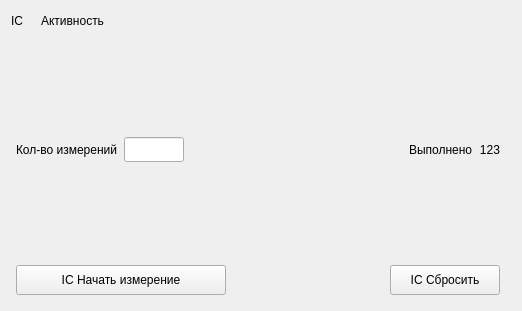
<?xml version="1.0" encoding="UTF-8"?>
<ui version="4.0">
 <class>WidgetActivity</class>
 <widget class="QWidget" name="WidgetActivity">
  <property name="geometry">
   <rect>
    <x>0</x>
    <y>0</y>
    <width>522</width>
    <height>311</height>
   </rect>
  </property>
  <property name="windowTitle">
   <string>Form</string>
  </property>
  <layout class="QHBoxLayout" name="horizontalLayout_6">
   <item>
    <layout class="QVBoxLayout" name="verticalLayout_external">
     <item>
      <layout class="QVBoxLayout" name="verticalLayout_2">
       <item>
        <layout class="QHBoxLayout" name="horizontalLayout">
         <item>
          <widget class="QLabel" name="label_headIcon">
           <property name="sizePolicy">
            <sizepolicy hsizetype="Fixed" vsizetype="Preferred">
             <horstretch>0</horstretch>
             <verstretch>0</verstretch>
            </sizepolicy>
           </property>
           <property name="maximumSize">
            <size>
             <width>24</width>
             <height>24</height>
            </size>
           </property>
           <property name="text">
            <string>IC</string>
           </property>
          </widget>
         </item>
         <item>
          <widget class="QLabel" name="label_head">
           <property name="text">
            <string>Активность</string>
           </property>
          </widget>
         </item>
         <item>
          <spacer name="verticalSpacer">
           <property name="orientation">
            <enum>Qt::Vertical</enum>
           </property>
           <property name="sizeType">
            <enum>QSizePolicy::Fixed</enum>
           </property>
           <property name="sizeHint" stdset="0">
            <size>
             <width>20</width>
             <height>20</height>
            </size>
           </property>
          </spacer>
         </item>
        </layout>
       </item>
       <item>
        <widget class="QFrame" name="frame_internalBorder">
         <property name="sizePolicy">
          <sizepolicy hsizetype="Preferred" vsizetype="Fixed">
           <horstretch>0</horstretch>
           <verstretch>0</verstretch>
          </sizepolicy>
         </property>
         <property name="frameShape">
          <enum>QFrame::StyledPanel</enum>
         </property>
         <property name="frameShadow">
          <enum>QFrame::Raised</enum>
         </property>
        </widget>
       </item>
       <item>
        <layout class="QHBoxLayout" name="horizontalLayout_internal">
         <item>
          <layout class="QHBoxLayout" name="horizontalLayout_5">
           <item>
            <spacer name="horizontalSpacer_6">
             <property name="orientation">
              <enum>Qt::Horizontal</enum>
             </property>
             <property name="sizeType">
              <enum>QSizePolicy::Fixed</enum>
             </property>
             <property name="sizeHint" stdset="0">
              <size>
               <width>5</width>
               <height>20</height>
              </size>
             </property>
            </spacer>
           </item>
           <item>
            <layout class="QVBoxLayout" name="verticalLayout">
             <item>
              <spacer name="verticalSpacer_3">
               <property name="orientation">
                <enum>Qt::Vertical</enum>
               </property>
               <property name="sizeType">
                <enum>QSizePolicy::Fixed</enum>
               </property>
               <property name="sizeHint" stdset="0">
                <size>
                 <width>20</width>
                 <height>5</height>
                </size>
               </property>
              </spacer>
             </item>
             <item>
              <layout class="QHBoxLayout" name="horizontalLayout_2">
               <item>
                <widget class="QLabel" name="label_measureTask">
                 <property name="text">
                  <string>Кол-во измерений</string>
                 </property>
                </widget>
               </item>
               <item>
                <widget class="QLineEdit" name="lineEdit_measuresTask">
                 <property name="sizePolicy">
                  <sizepolicy hsizetype="Fixed" vsizetype="Fixed">
                   <horstretch>0</horstretch>
                   <verstretch>0</verstretch>
                  </sizepolicy>
                 </property>
                 <property name="minimumSize">
                  <size>
                   <width>60</width>
                   <height>25</height>
                  </size>
                 </property>
                 <property name="maximumSize">
                  <size>
                   <width>60</width>
                   <height>25</height>
                  </size>
                 </property>
                 <property name="alignment">
                  <set>Qt::AlignRight|Qt::AlignTrailing|Qt::AlignVCenter</set>
                 </property>
                </widget>
               </item>
               <item>
                <spacer name="horizontalSpacer_2">
                 <property name="orientation">
                  <enum>Qt::Horizontal</enum>
                 </property>
                 <property name="sizeHint" stdset="0">
                  <size>
                   <width>40</width>
                   <height>20</height>
                  </size>
                 </property>
                </spacer>
               </item>
               <item>
                <widget class="QLabel" name="label_measuresCompleted">
                 <property name="text">
                  <string>Выполнено</string>
                 </property>
                </widget>
               </item>
               <item>
                <widget class="QLabel" name="label_measuresNum">
                 <property name="text">
                  <string>123</string>
                 </property>
                 <property name="alignment">
                  <set>Qt::AlignRight|Qt::AlignTrailing|Qt::AlignVCenter</set>
                 </property>
                </widget>
               </item>
              </layout>
             </item>
             <item>
              <spacer name="verticalSpacer_5">
               <property name="orientation">
                <enum>Qt::Vertical</enum>
               </property>
               <property name="sizeType">
                <enum>QSizePolicy::Fixed</enum>
               </property>
               <property name="sizeHint" stdset="0">
                <size>
                 <width>20</width>
                 <height>7</height>
                </size>
               </property>
              </spacer>
             </item>
             <item>
              <layout class="QHBoxLayout" name="horizontalLayout_4">
               <item>
                <widget class="QPushButton" name="pushButton_startMeasurement">
                 <property name="sizePolicy">
                  <sizepolicy hsizetype="Fixed" vsizetype="Fixed">
                   <horstretch>0</horstretch>
                   <verstretch>0</verstretch>
                  </sizepolicy>
                 </property>
                 <property name="minimumSize">
                  <size>
                   <width>210</width>
                   <height>30</height>
                  </size>
                 </property>
                 <property name="maximumSize">
                  <size>
                   <width>210</width>
                   <height>30</height>
                  </size>
                 </property>
                 <property name="text">
                  <string>IC Начать измерение</string>
                 </property>
                </widget>
               </item>
               <item>
                <spacer name="horizontalSpacer_4">
                 <property name="orientation">
                  <enum>Qt::Horizontal</enum>
                 </property>
                 <property name="sizeHint" stdset="0">
                  <size>
                   <width>40</width>
                   <height>20</height>
                  </size>
                 </property>
                </spacer>
               </item>
               <item>
                <widget class="QPushButton" name="pushButton_resetMeasurement">
                 <property name="sizePolicy">
                  <sizepolicy hsizetype="Minimum" vsizetype="Fixed">
                   <horstretch>110</horstretch>
                   <verstretch>30</verstretch>
                  </sizepolicy>
                 </property>
                 <property name="minimumSize">
                  <size>
                   <width>110</width>
                   <height>30</height>
                  </size>
                 </property>
                 <property name="maximumSize">
                  <size>
                   <width>110</width>
                   <height>30</height>
                  </size>
                 </property>
                 <property name="text">
                  <string>IC Сбросить</string>
                 </property>
                </widget>
               </item>
              </layout>
             </item>
             <item>
              <spacer name="verticalSpacer_2">
               <property name="orientation">
                <enum>Qt::Vertical</enum>
               </property>
               <property name="sizeType">
                <enum>QSizePolicy::Fixed</enum>
               </property>
               <property name="sizeHint" stdset="0">
                <size>
                 <width>20</width>
                 <height>5</height>
                </size>
               </property>
              </spacer>
             </item>
            </layout>
           </item>
           <item>
            <spacer name="verticalSpacer_4">
             <property name="orientation">
              <enum>Qt::Vertical</enum>
             </property>
             <property name="sizeHint" stdset="0">
              <size>
               <width>0</width>
               <height>40</height>
              </size>
             </property>
            </spacer>
           </item>
           <item>
            <spacer name="horizontalSpacer_5">
             <property name="orientation">
              <enum>Qt::Horizontal</enum>
             </property>
             <property name="sizeType">
              <enum>QSizePolicy::Fixed</enum>
             </property>
             <property name="sizeHint" stdset="0">
              <size>
               <width>5</width>
               <height>20</height>
              </size>
             </property>
            </spacer>
           </item>
          </layout>
         </item>
        </layout>
       </item>
      </layout>
     </item>
    </layout>
   </item>
   <item>
    <widget class="QFrame" name="frame_externalBorder">
     <property name="frameShape">
      <enum>QFrame::StyledPanel</enum>
     </property>
     <property name="frameShadow">
      <enum>QFrame::Raised</enum>
     </property>
    </widget>
   </item>
  </layout>
 </widget>
 <resources/>
 <connections/>
</ui>
